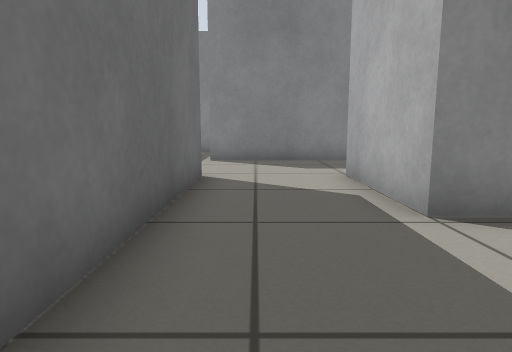
View 1 (above)

20 first-person views from a walk through a world built for the Gazebo simulator. The camera is 0.5 m above the floor, tilts 8° down and sees 75° across. The floor is counted in squares, 0.5 m on a side. Each view is taken from the middle of a square. On the plan, view 1 faces up. The plan holds only what a view shows up to about 12 squares ahead; the rest is blank.

View 2
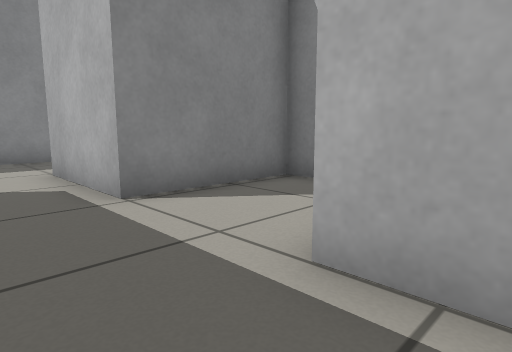

View 3
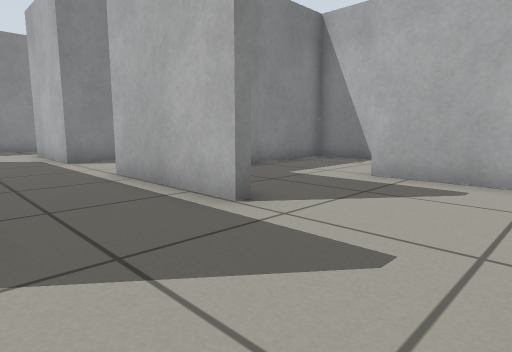

View 4
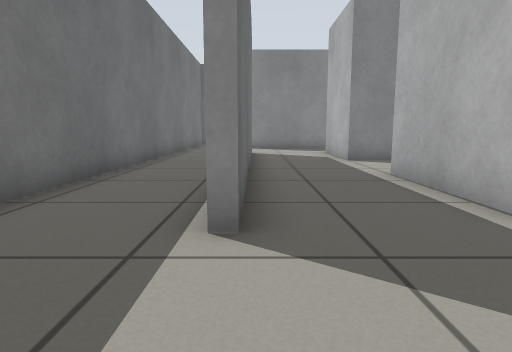

View 5
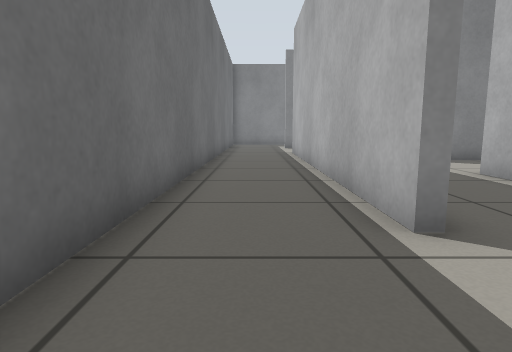

View 6
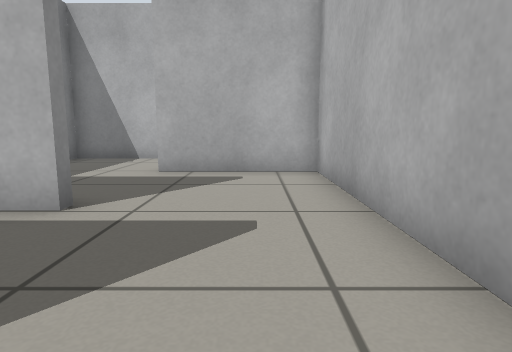

View 7
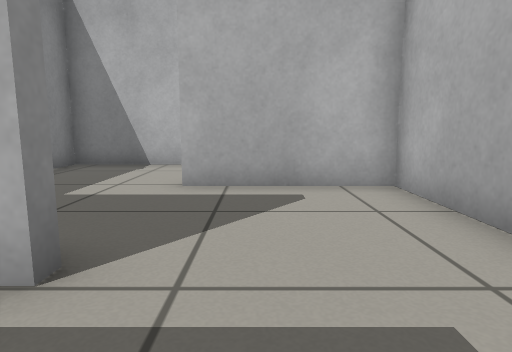

View 8
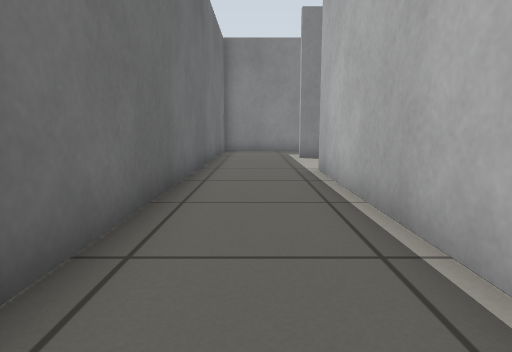

View 9
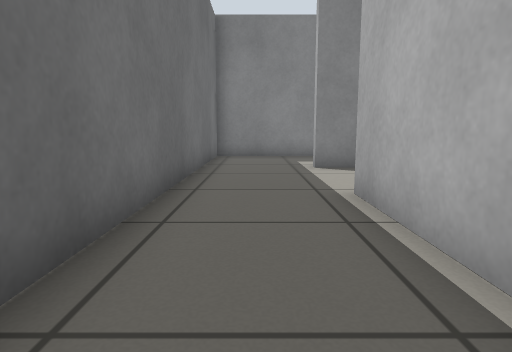

View 10
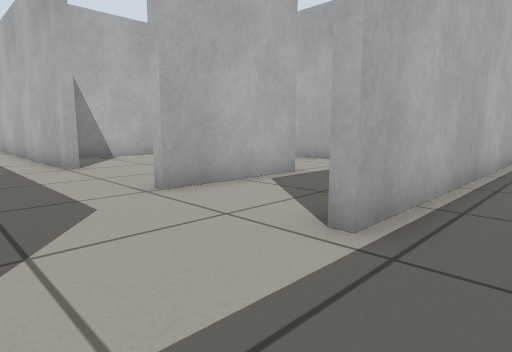

View 11
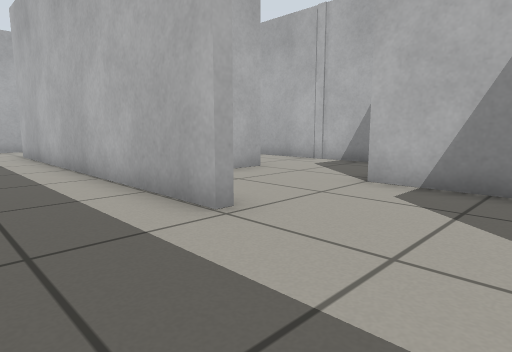

View 12
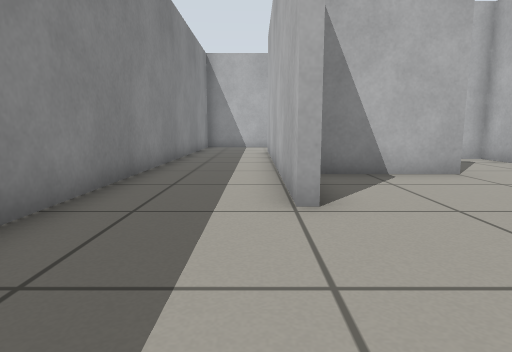

View 13
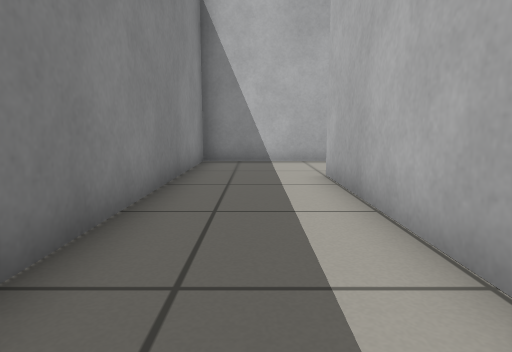

View 14
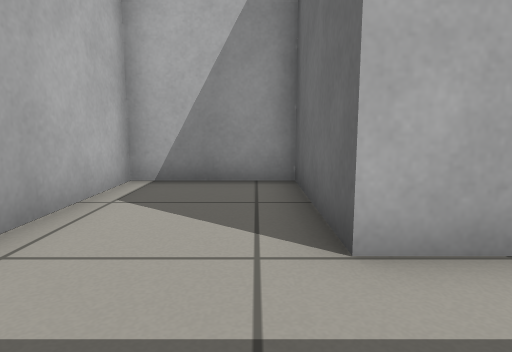

View 15
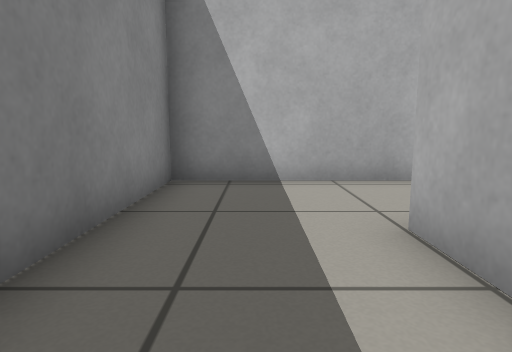

View 16
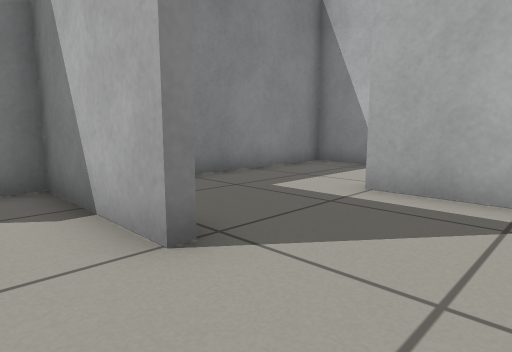

View 17
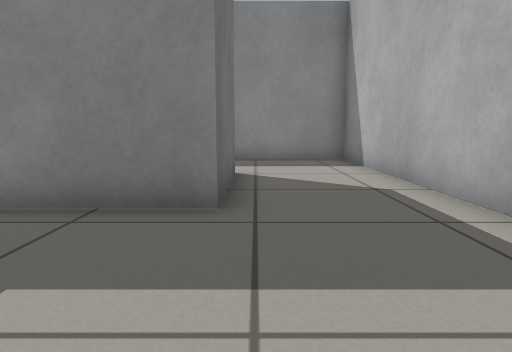

View 18
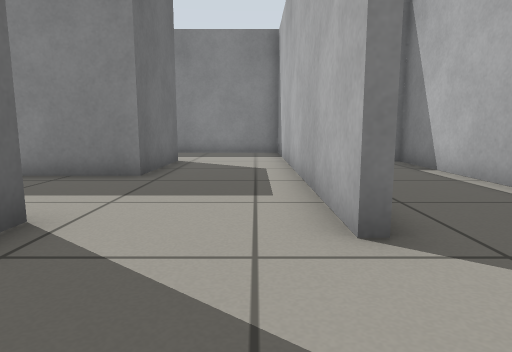

View 19
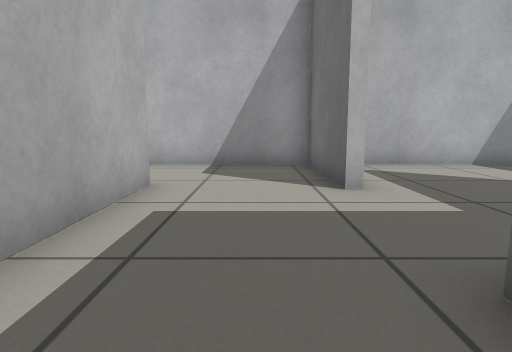

View 20
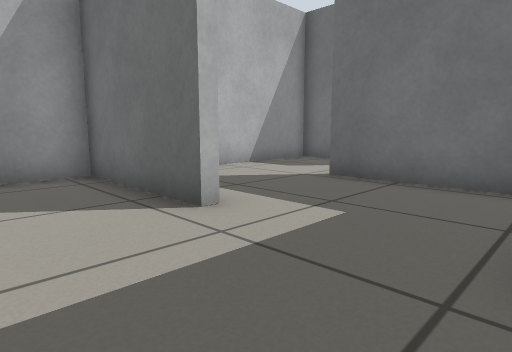

### Floor plan
Points are (right, up) in squares from view 1. A wall is a line through its corners. A room is listed if a view was taken in it or the views show most of it. See-through windows are left out.
Room 1 (views 1, 2, 7, 12)
walls: (3, 0.4) (4.6, 0.4); (5.8, 2.9) (5.8, 3.7) (2, 3.7) (2, 7.1) (2.4, 7.1); (-1.2, 7.1) (-1.2, -3.9); (2, -3.6) (2, 0.5); (3, 10.7) (-0.5, 10.7); (-0.2, -7.5) (1.5, -7.5)
ways out: opening at (-1, -5.5) to room 2; opening at (-1, 9) to room 2; opening at (2, 9) to room 3; opening at (2, -5.5) to room 7
Room 2 (views 3, 4, 5, 6, 8, 9, 10)
walls: (-1.5, -3.9) (-1.5, 7.2); (-0.5, 10.7) (-1.5, 10.7); (-4.4, 11.4) (-4.4, -5.2)
ways out: opening at (-1, -5.5) to room 1; opening at (-1, 9) to room 1; opening at (-2.5, 11)
Room 3 (views 11, 13, 14, 15)
walls: (6.1, 7.5) (17.2, 7.5) (17.2, 3.6) (20.4, 3.6) (20.4, 10.7) (5.4, 10.7)
ways out: opening at (2, 9) to room 1; opening at (4.5, 7) to room 8
Room 4 (view 16)
walls: (9.4, 3.4) (9.4, 4.6); (7.6, 0.4) (9.5, 0.4)
ways out: opening at (8, 4) to room 8; opening at (10, 2) to room 9
Room 5 (views 17, 18)
walls: (13.5, -3.5) (13.5, -7.5) (18.1, -7.5)
ways out: opening at (15, -4) to room 6; opening at (17, -6)
Room 6 (views 19, 20)
walls: (13.5, 3.6) (13.5, 0.1); (16.9, -4.1) (16.9, 7.2) (12.2, 7.2)
ways out: opening at (15, -4) to room 5; opening at (13, 5) to room 9; opening at (13, -2) to room 12
Room 7 (no view inside)
walls: (1.5, -7.5) (5.8, -7.5) (5.8, -3.6)
ways out: opening at (2, -5.5) to room 1; opening at (6, -2) to room 13
Room 8 (no view inside)
walls: (3.8, 4) (6, 4); (9.4, 4.6) (9.4, 7.2) (8.8, 7.2)
ways out: opening at (4.5, 7) to room 3; opening at (8, 4) to room 4
Room 9 (no view inside)
walls: (9.5, 0.4) (13.2, 0.4) (13.2, 3.6)
ways out: opening at (10, 2) to room 4; opening at (13, 5) to room 6
Room 10 (no view inside)
walls: (9.5, -7.5) (12, -7.5)
ways out: opening at (10, -6) to room 11; opening at (11.5, -4) to room 12
Room 11 (no view inside)
walls: (6.1, -6.2) (6.1, -7.5) (9.5, -7.5)
ways out: opening at (10, -6) to room 10; opening at (8, -4) to room 13
Room 12 (no view inside)
walls: (13.1, -3.5) (13.5, -3.5); (13.5, 0.1) (10.8, 0.1); (9.7, -0.8) (9.7, -4.1)
ways out: opening at (13, -2) to room 6; opening at (11.5, -4) to room 10
Room 13 (no view inside)
walls: (9.4, -3) (9.4, 0.1) (5.8, 0.1)
ways out: opening at (6, -2) to room 7; opening at (8, -4) to room 11

Positions as (right, up) in squares from view 1, and headings:
1: (0, 0), facing up
2: (0, -1), facing up-right
3: (-1, -7), facing up-right
4: (-1, -7), facing up
5: (-3, -7), facing up
6: (-2, -6), facing right
7: (0, -5), facing right
8: (-3, -1), facing up
9: (-3, 2), facing up
10: (-3, 10), facing down-right
11: (3, 10), facing down-right
12: (2, 8), facing right
13: (10, 9), facing right
14: (18, 10), facing down
15: (14, 9), facing right
16: (8, 1), facing up-right
17: (14, -4), facing up
18: (16, -7), facing up
19: (15, 2), facing down
20: (16, 0), facing down-left
